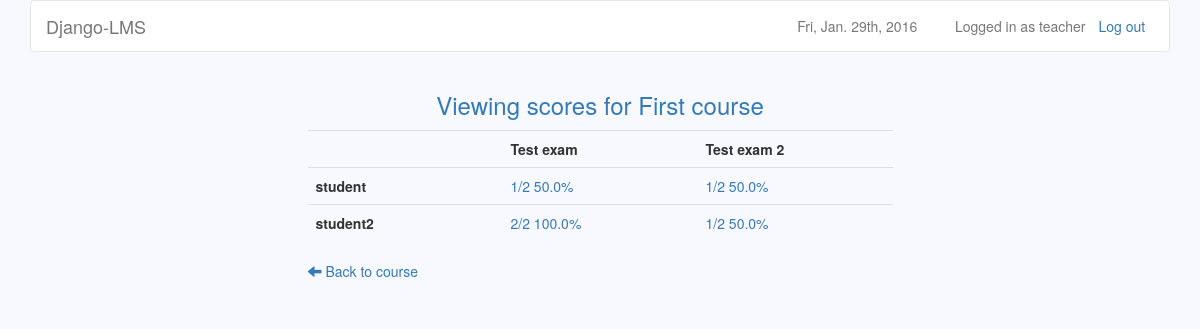
Screenshot of /courses/1/results (signed in) with the database file from the repository.
### users/models.py (models this page shows)
class User(AbstractUser):
    is_teacher = models.BooleanField(default=False)
    created = models.DateTimeField(auto_now_add=True)

### courses/models.py (models this page shows, shortened)
class Course(models.Model):
    owner = models.CharField(max_length=30)
    name = models.CharField(max_length=30)
    description = models.TextField(blank=True)
    created = models.DateTimeField(auto_now_add=True)
    updated = models.DateTimeField(auto_now=True)
    participants = models.ManyToManyField(settings.AUTH_USER_MODEL, blank=True,
        through='Participation')

class Participation(models.Model):
    user = models.ForeignKey(settings.AUTH_USER_MODEL)
    course = models.ForeignKey(Course)

### exams/models.py (models this page shows, shortened)
class Exam(models.Model):
    owner = models.CharField(max_length=30)
    name = models.CharField(max_length=30)
    description = models.TextField(blank=True)
    created = models.DateTimeField(auto_now_add=True)
    updated = models.DateTimeField(auto_now=True)
    password = models.CharField(max_length=10, blank=True)
    time_limit = models.TimeField()
    active_from = models.DateTimeField()
    active_to = models.DateTimeField()
    course = models.ForeignKey(Course)
    category = models.CharField(max_length=30)
    question_count = models.IntegerField()
    questions = models.ManyToManyField(Question, blank=True,
        through='ExamQuestion')

### courses/views.py (the view)
# urls.py: url(r'^(?P<course_id>\d+)/results$', views.view_results,
@user_passes_test(teacher_check)
def view_results(request, course_id):
    course = Course.objects.get(id=course_id)
    if request.user.username == course.owner:
        participants = Participation.objects.filter(course=course_id)
        exams = Exam.objects.filter(course=course_id)
        scores = {}
        for participant in participants:
            scores[participant] = {}
            for exam in exams:
                try:
                    count = ExamQuestion.objects.filter(exam=exam).count()
                    score = Score.objects.get(user=participant.user,
                        exam=exam).score
                    scores[participant][exam] = format_score(score, count)
                except ObjectDoesNotExist:
                    scores[participant][exam] = "Not taken"
        return render(request, 'view_course_results.html', {'course': course,
            'exams': exams, 'scores': scores})
    else:
        return redirect('/courses/')

### courses/views.py (called while the page is built)
def teacher_check(user):
    return user.is_teacher

def format_score(score, count):
    percentage = str(float(score) / float(count) * 100) + '%'
    return str(score) + '/' + str(count) + ' ' + percentage

### courses/templates/view_course_results.html
{% extends 'base.html' %}
{% block header %}Viewing scores for {{ course.name }}{% endblock %}
{% block dashboard %}
	<table class="table table-hover">
		<tr>
			<th></th>
			{% for exam in exams %}
				<th>{{ exam.name }}</th>
			{% endfor %}
		</tr>
		{% for student, value in scores.items %}
			<tr>
				<th>{{ student.user }}</th>
				{% for exam, score in value.items %}
					<td>
						{% if score == "Not taken" %}
							{{ score }}
						{% else %}
							<a href="{% url 'view_participant_result' course.id exam.id student.user.id %}">{{ score }}</a>
						{% endif %}
					</td>
				{% endfor %}
			</tr>
		{% endfor %}
	</table>
	<a href="{% url 'edit_course' course.id %}">
		<span class="glyphicon glyphicon-arrow-left"></span>
		Back to course
	</a>
{% endblock %}

### django-lms/templates/base.html (shortened to what this page needs)
{% load staticfiles %}
<!DOCTYPE html>
<html>
    <head>
        <link href="/static/bootstrap/css/bootstrap.min.css" rel="stylesheet">
        <link href="/static/datetimepicker/jquery.datetimepicker.css" rel="stylesheet">
        <link href="/static/base.css" rel="stylesheet">
	</head>
    <body>
        <div class="container">
            <nav class="navbar navbar-default" role="navigation">
                {% if user.is_active %}
                    {% if user.is_teacher %}
                        <a class="navbar-brand" href="{% url 'teacher_page' %}">Django-LMS</a>
                    {% else %}
                        <a class="navbar-brand" href="{% url 'student_page' %}">Django-LMS</a>
                    {% endif %}
                    <a class="btn navbar-btn navbar-right" id="logout" href="{% url 'logout' %}">Log out</a>
                    <span class="navbar-text navbar-right">Logged in as {{ user.username }}</span>
                {% else %}
                    <a class="navbar-brand" href="/">Django-LMS</a>
                {% endif %}
                <span class="navbar-text navbar-right" id="date">{% now "D, M. jS, Y" %}</span>
            </nav>
            <div class="row">
                <h3 class="text-primary text-center">{% block header %}{% endblock %}</h3>
                <div class="list-group center">
                    {% block dashboard %}{% endblock %}
                </div>
            </div>
        </div>
    </body>
</html>

### django-lms/static/base.css (style rules this page uses)
body { background-color: #F8F8FF; }
#date, #logout { margin-right: 1%; padding-right: 1%; }
table { table-layout:fixed; width: 70%; border-collapse: collapse; }
td { word-wrap:break-word; }
.center { width: 50%; margin-top: 1%; margin-left: auto; margin-right: auto; }
.navbar-default { background-color: white; }

### rows the page displays
User: username "teacher"
Course: name "First course"
Exam: name "Test exam", score "1/2 50.0%", score "2/2 100.0%"
Exam: name "Test exam 2", score "1/2 50.0%"
Participation: user "student"
Participation: user "student2"
